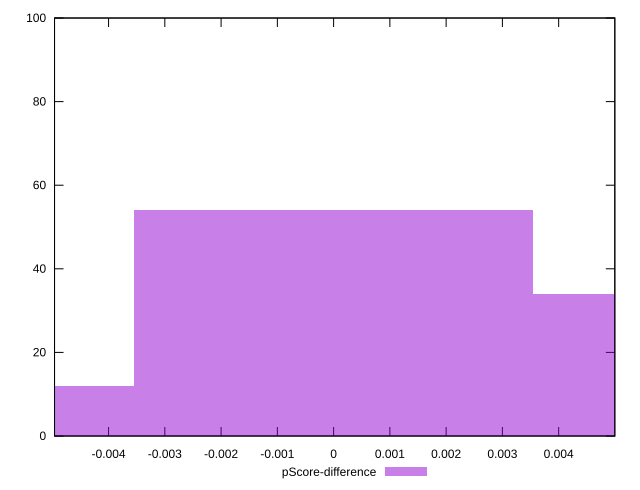

This chart was generated by the following gnuplot code:
reset

$pScoreDifference <<EOF
-0.00709662012535744 12
0 54
0.00709662012535744 34
EOF

set key outside below
set boxwidth 0.00709662012535744
set xrange [-0.004960384246745719:0.004998261865911124]
set yrange [0:100]
set trange [0:100]
set style fill transparent solid 0.5 noborder
set terminal svg size 640, 490 enhanced background rgb 'white'
set output "report_00017_2021-02-10T15-08-03.406Z/interactive/samples/pages+cached+noadtech+nomedia/pScore-difference/histogram.svg"

plot $pScoreDifference title "pScore-difference" with boxes

reset
